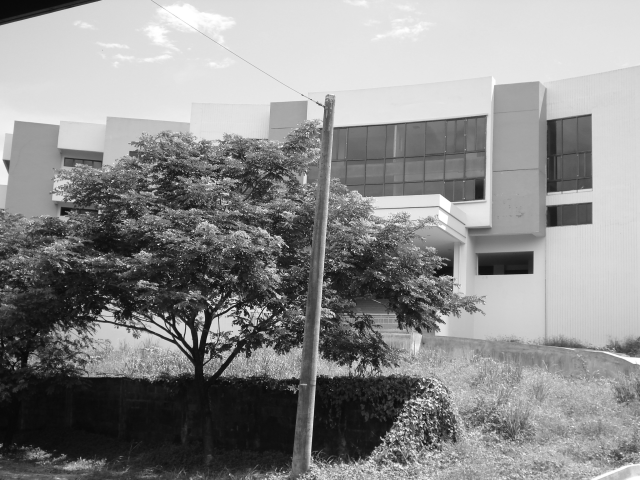
#> input picture PA01/building.tif, 640 x 480 px, found by its file name
$ jupyter execute PA01_6.ipynb
#> lines starting #> are read from the running program, lines starting #| are printed output that depends on the picture
[cell 1]
# PA01: Image Enhancement
# Written by: Marwin B. Alejo 2020-20221
# February 23, 2022
#
# Item 6 Requirement:
# Unsharp masking of building.tif
#
# ATTENTION: Proper reading of TIF file required in this task to prevent data loss.

import cv2 as cv
from scipy.ndimage.filters import median_filter
from google.colab.patches import cv2_imshow
from google.colab import drive
drive.mount('/content/drive/', force_remount=True)

image = cv.imread('/content/drive/MyDrive/Colab_Notebooks/building.tif', cv.IMREAD_COLOR) # this will read the image as an RGB array
#> image is the input picture: shape (480, 640, 3); min 7, max 255, mean 139.7
blurred = median_filter(image, 1) # perform median blurring
laplacedImg = cv.Laplacian(blurred, cv.CV_64F) # edge detector on blurred image
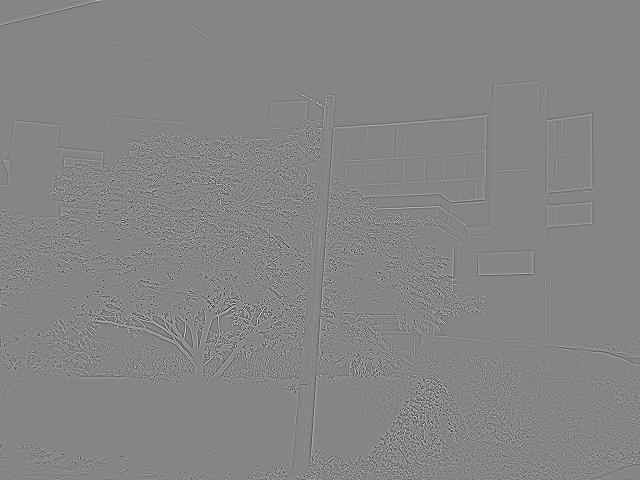
#> laplacedImg: shape (480, 640, 3) float64; min -549, max 500, mean 0; drawn with min black and max white
maskImg = image - 0.7*laplacedImg # unsharp masking
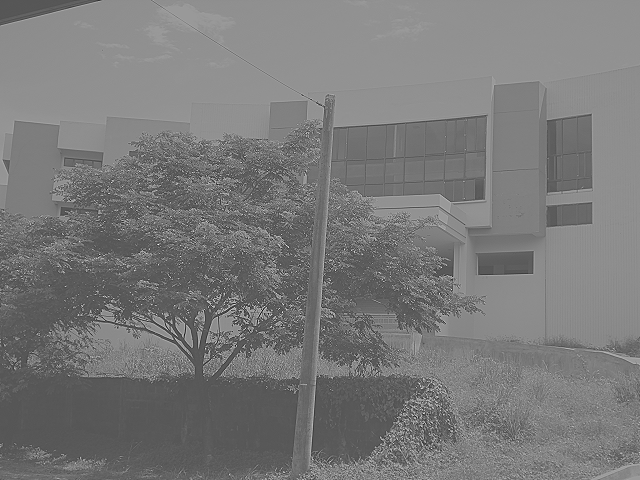
#> maskImg: shape (480, 640, 3) float64; min -310, max 631.5, mean 139.7; drawn with min black and max white
print("Before Unsharp Masking")
cv2_imshow(image)
print("\n\nAfter Unsharp Masking")
cv2_imshow(maskImg)

$ run again, with PA01/cameraman2.jpg saved as PA01/building.tif
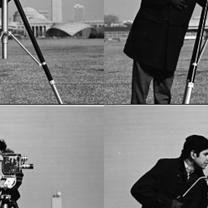
#> input picture PA01/cameraman2.jpg, 208 x 208 px, found by its file name
#> image is the input picture: shape (208, 208, 3); min 0, max 255, mean 119.3
#> `laplacedImg = cv.Laplacian(blurred, cv.CV_64F)`:
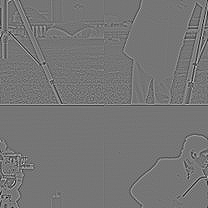
#> laplacedImg: shape (208, 208, 3) float64; min -413, max 481, mean -0.1; drawn with min black and max white
#> `maskImg = image - 0.7*laplacedImg`:
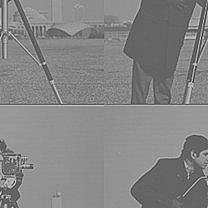
#> maskImg: shape (208, 208, 3) float64; min -327.7, max 532.1, mean 119.4; drawn with min black and max white
